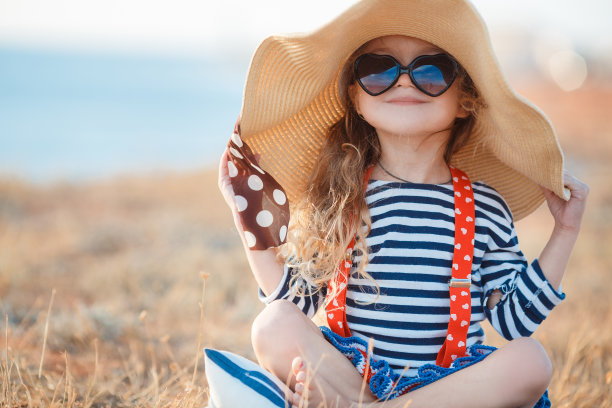
#> input picture machine_learning/13-ImageFaceRecognize/baby.jpg, 612 x 408 px
$ python ImagRecgn_edgeDetect_canny.py
#> lines starting #> are read from the running program, lines starting #| are printed output that depends on the picture
# -*- coding: utf-8 -*-
"""
Created on Tue Aug  7 09:26:58 2018

@author: Administrator
"""
'''
机器视觉OpenCV-Python 基本功能
'''
import numpy as np
import cv2 as cv                   # OpenCV模块

# 读取图片

#original = cv.imread('../ML/data/chair.jpg')
original = cv.imread('baby.jpg')
#> original is the input picture: shape (408, 612, 3); mean B, G, R 157.6, 167.2, 184.5
cv.imshow('Original', original)          # 第一次出现，需要指定窗口名 'Original' + 图片数组original

'''
Canny边缘检测
# ,150,240. 为量化精度，水平方向和垂直方向的颜色梯度阈值
# 阈值越小，检测越钝化，很多不是边缘的可能会被认为是边缘
# 阈值越大，检测越灵敏，有可能是边缘的地方会被认为不是边缘
'''
canny = cv.Canny(original, 150, 250)
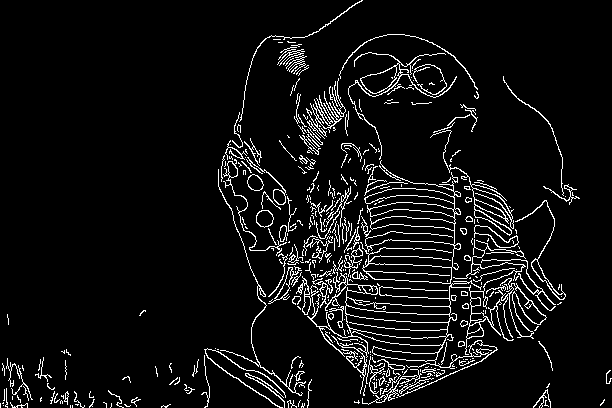
#> canny: shape (408, 612); 6.4% white in thin lines or dots

cv.imshow('Canny', canny)

#cv.waitKey(2)                            # 人为设置阻塞，不设置图片一闪而过，貌似也不会闪过？？？


'''
cv2坐标系
----------------------
0-------------------->x
|
|
|
|
|
v
y


'''
